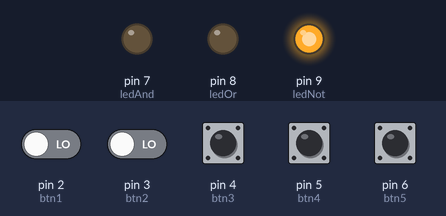
Simulated run of this sketch. Board: Arduino Uno, built with avr-gcc and run on an emulated ATmega328P. Shown: output pins drawn as LEDs (lit = HIGH). Inputs (shaded band) come from the test bench; at power-on: pin 2 (btn1), pin 3 (btn2), pin 4 (btn3), pin 5 (btn4), pin 6 (btn5) LOW.

Above: at 1.2 s.
1.3 s: pin 4 (btn3) pulled HIGH for 0.15 s
At 1.4 s:
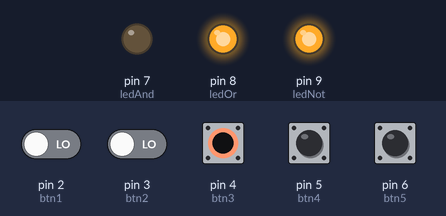
3.0 s: pin 6 (btn5) pulled HIGH for 0.15 s
At 3.1 s:
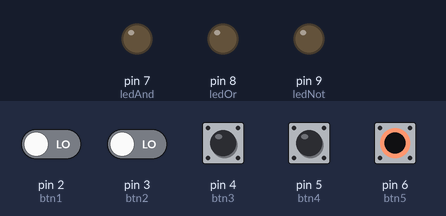
4.7 s: pin 2 (btn1) driven HIGH and pin 3 (btn2) driven HIGH
At 5.2 s:
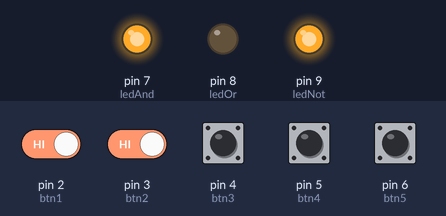
6.2 s: pin 5 (btn4) pulled HIGH for 0.15 s
At 6.3 s:
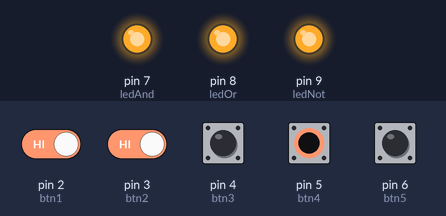
7.9 s: pin 6 (btn5) pulled HIGH for 1 s
At 8.7 s:
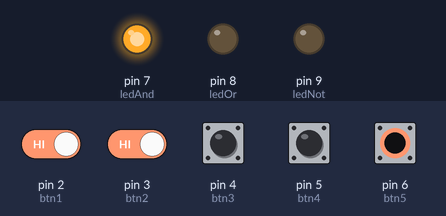
10.4 s: pin 2 (btn1) driven LOW
At 10.8 s:
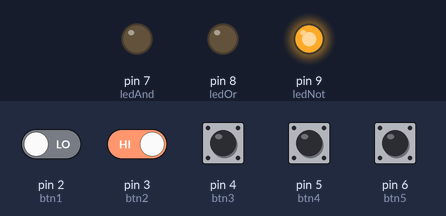
Timing chart, 0 to 12.9 s (numbered marks = the images above; inputs shaded):
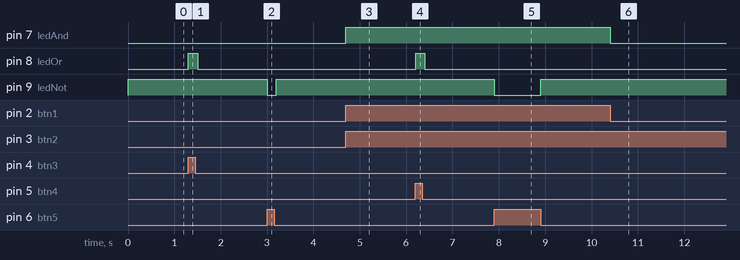

The sketch:

logicas.ino
```cpp
const int btn1 = 2;  // Botón 1 (AND)
const int btn2 = 3;  // Botón 2 (AND)
const int btn3 = 4;  // Botón 3 (OR)
const int btn4 = 5;  // Botón 4 (OR)
const int btn5 = 6;  // Botón 5 (NOT)

// Pines de salida (LEDs)
const int ledAnd = 7;
const int ledOr = 8;
const int ledNot = 9;

void setup() {

  pinMode(btn1, INPUT);
  pinMode(btn2, INPUT);
  pinMode(btn3, INPUT);
  pinMode(btn4, INPUT);
  pinMode(btn5, INPUT);

  // Configurar los pines de los LEDs como salidas
  pinMode(ledAnd, OUTPUT);
  pinMode(ledOr, OUTPUT);
  pinMode(ledNot, OUTPUT);
}

void loop() {

  int inputBtn1 = digitalRead(btn1);
  int inputBtn2 = digitalRead(btn2);

  int inputBtn3 = digitalRead(btn3);
  int inputBtn4 = digitalRead(btn4);


  int inputBtn5 = digitalRead(btn5);


  if (inputBtn1 == HIGH && inputBtn2 == HIGH) {
    digitalWrite(ledAnd, HIGH);  // Encender el LED AND
  } else {
    digitalWrite(ledAnd, LOW);   // Apagar el LED AND
  }

  // Operación OR: El LED OR se enciende si cualquiera de los botones btn3 o btn4 está presionado
  if (inputBtn3 == HIGH || inputBtn4 == HIGH) {
    digitalWrite(ledOr, HIGH);   // Encender el LED OR
  } else {
    digitalWrite(ledOr, LOW);    // Apagar el LED OR
  }

  // Operación NOT: El LED NOT se enciende cuando el botón btn5 NO está presionado
  if (inputBtn5 == HIGH) {
    digitalWrite(ledNot, LOW);   // Apagar el LED NOT cuando btn5 está presionado
  } else {
    digitalWrite(ledNot, HIGH);  // Encender el LED NOT cuando btn5 no está presionado
  }

  delay(100); // Pequeño retraso para estabilizar la lectura de los botones
}
```

Measured:
- after the input at 1.3 s, pin 8 (ledOr): LOW → HIGH at once, → LOW 0.20 s later
- after the input at 3.0 s, pin 9 (ledNot): HIGH → LOW at once, → HIGH 0.20 s later
- after the input at 4.7 s, pin 7 (ledAnd): LOW → HIGH at once
- after the input at 6.2 s, pin 8 (ledOr): LOW → HIGH at once, → LOW 0.20 s later
- after the input at 7.9 s, pin 9 (ledNot): HIGH → LOW at once, → HIGH 1.0 s later
- after the input at 10.4 s, pin 7 (ledAnd): HIGH → LOW at once
